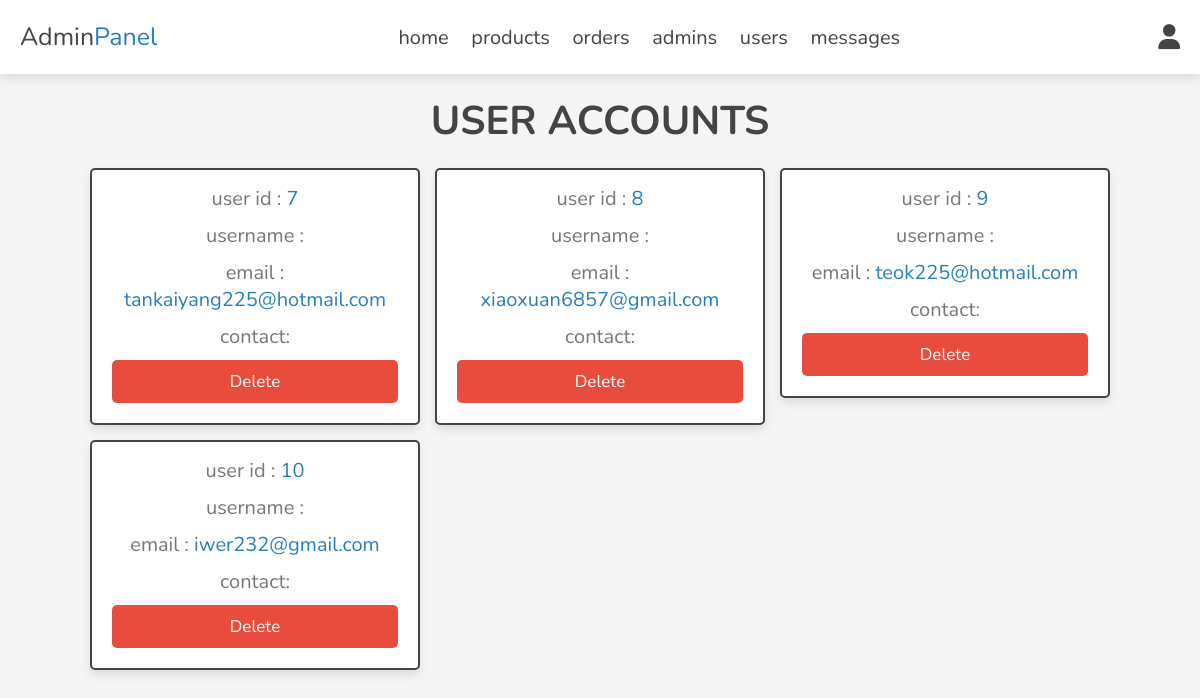
Screenshot of /admin/users_accounts.php (signed in) with the database file from the repository.
### tables this page shows
CREATE TABLE `users` (
  `id` int(100) NOT NULL,
  `username` varchar(20) NOT NULL,
  `email` varchar(50) NOT NULL,
  `password` varchar(50) NOT NULL,
  `contact` varchar(50) NOT NULL
);

### admin/users_accounts.php (the view, shortened to what this page needs)
<?php
include '../components/connect.php';
?>
<!DOCTYPE html>
<html lang="en">
<head>
   <link rel="stylesheet" href="https://cdnjs.cloudflare.com/ajax/libs/font-awesome/6.1.1/css/all.min.css">
   <link rel="stylesheet" href="../css/admin_style.css">
</head>
<body>
<?php include '../components/admin_header.php'; ?>
<section class="accounts">
   <h1 class="heading">user accounts</h1>
   <div class="box-container">
   <?php
      $select_accounts = $conn->prepare("SELECT * FROM `users`");
      $select_accounts->execute();
      if($select_accounts->rowCount() > 0){
         while($fetch_accounts = $select_accounts->fetch(PDO::FETCH_ASSOC)){
   ?>
   <div class="box">
      <p> user id : <span><?= $fetch_accounts['id']; ?></span> </p>
      <p> username : <span><?= $fetch_accounts['name']; ?></span> </p>
      <p> email : <span><?= $fetch_accounts['email']; ?></span> </p>
      <p> contact:<span><?= $fetch_accounts['contact']; ?></span> </p>
      <a href="users_accounts.php?delete=<?= $fetch_accounts['id']; ?>" onclick="return confirm('delete this account? the user related information will also be delete!')" class="delete-btn">delete</a>
   </div>
   <?php
         }
      }else{
         echo '<p class="empty">no accounts available!</p>';
      }
   ?>
   </div>
</section>
</body>
</html>

### css/admin_style.css (style rules this page uses)
:root { --main-color:#2980b9; --orange:#f39c12; --red:#e74c3c; --black:#444; --white:#fff; --light-color:#777; --light-bg:#f5f5f5; --border:.2rem solid var(--black); --box-shadow:0 .5rem 1rem rgba(0,0,0,.1); }
* { font-family: 'Nunito', sans-serif; margin:0; padding:0; box-sizing: border-box; outline: none; border:none; text-decoration: none; }
html { font-size: 62.5%; overflow-x: hidden; }
body { background-color: var(--light-bg); }
section { padding:2rem; max-width: 1200px; margin:0 auto; }
.heading { font-size: 4rem; color:var(--black); margin-bottom: 2rem; text-align: center; text-transform: uppercase; }
.btn, .delete-btn, .option-btn { display: block; width: 100%; margin-top: 1rem; border-radius: .5rem; padding:1rem 3rem; font-size: 1.7rem; text-transform: capitalize; color:var(--white); cursor: pointer; text-align: center; }
.delete-btn { background-color: var(--red); }
.accounts .box-container { display: grid; grid-template-columns: repeat(auto-fit, 33rem); gap:1.5rem; align-items: flex-start; justify-content: center; }
.accounts .box-container .box { padding:2rem; padding-top: .5rem; border-radius: .5rem; text-align: center; border:var(--border); background-color: var(--white); box-shadow: var(--box-shadow); }
.accounts .box-container .box p { font-size: 2rem; color:var(--light-color); margin: 1rem 0; }
.accounts .box-container .box p span { color:var(--main-color); }

### rows the page displays
users: id "7", email "tankaiyang225@hotmail.com"
users: id "8", email "xiaoxuan6857@gmail.com"
users: id "9", email "teok225@hotmail.com"
users: id "10", email "iwer232@gmail.com"
